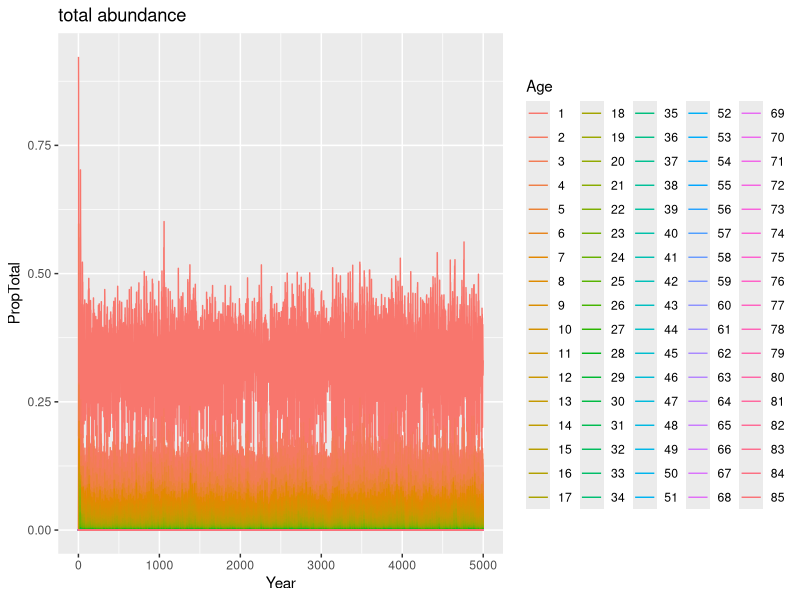
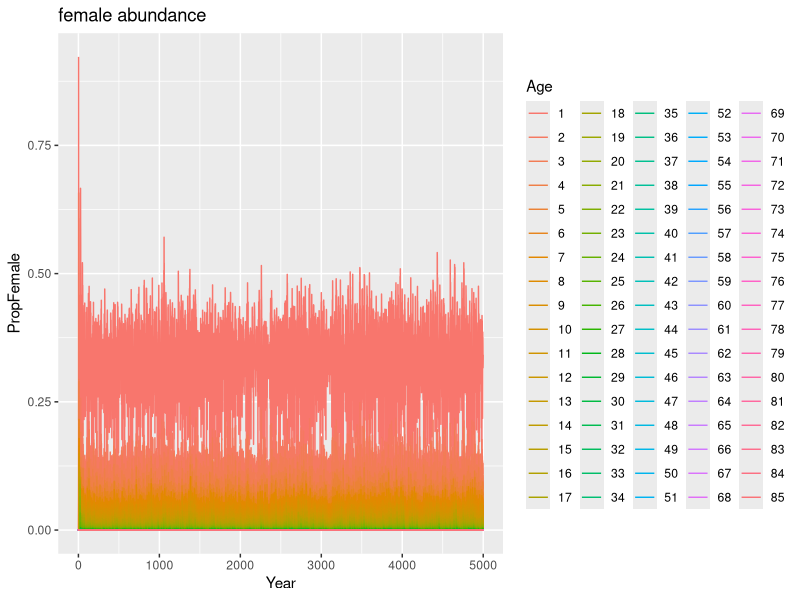
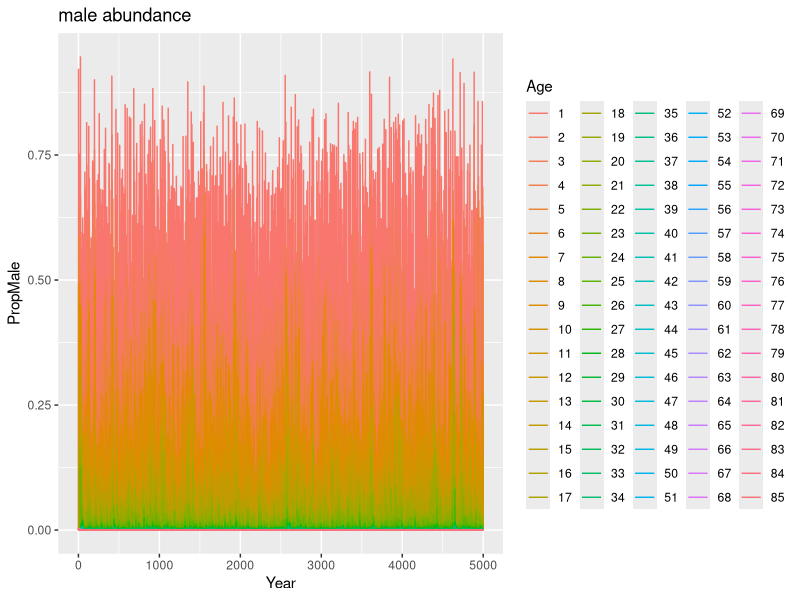
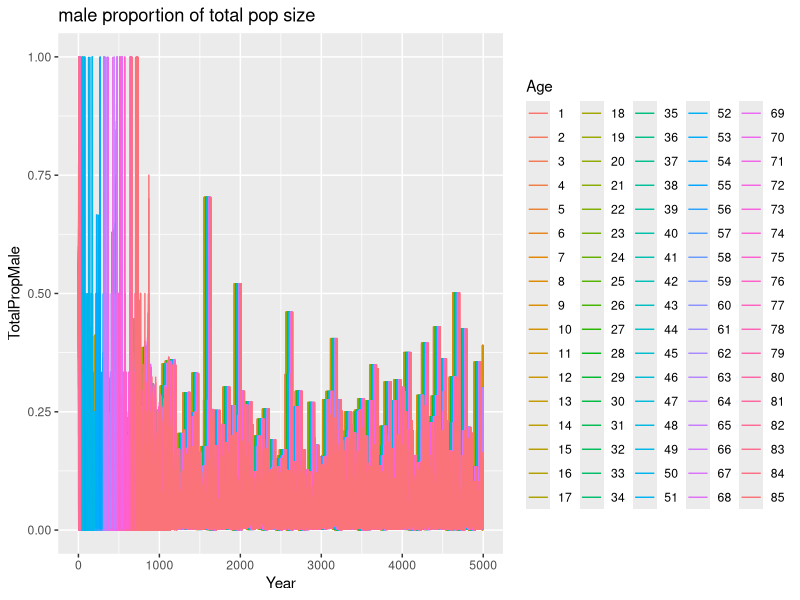

These charts were generated, in order, by the following R code: (Note: this script raises an error after producing the figures.)
# testing initialize population script

# load libraries
library(magrittr)
library(tidyr)
library(dplyr)
library(readr)
library(ggplot2)

# scenario parameters
model <- 'P_base'
scenario <- '0.5C'
beta <- 2.86
burn_in <- 5000

# model parameters to modulate
temp_mu <- 31.80                        # base incubation temp mean
temp_sd <- 0.84

# turtle demographics
max_age <- 85                                         # lifespan
F_survival_years <- c(1, 2, 7, 12, (max_age - (1 + 2 + 7 + 12)))                 # years per stage - F
F_survival_values <- c(0.35, 0.8, 0.85, 0.85, 0.799)  # survival per stage - F
M_survival_years <- c(1, 2, 7, 12, (max_age - (1 + 2 + 7 + 12)))                 # years per stage - M
M_survival_values <- c(0.35, 0.8, 0.85, 0.85, 0.799)  # survival per stage - M
age_maturity_mu <- 25                     # age at first reproduction, mean
age_maturity_sd <- 2.5                    # age at first reproduction, SD
F_remigration_int <- 3.87                 # remigration interval - females
M_remigration_int <- 1.47                 # remigration interval - males
nests_mu <- 4.95                          # mean # of nests/F/season
eggs_mu <- 100.58                         # mean number of eggs/nest - 100.58
hatch_success_A <- 0.86                   # logistic by temp - A
hatch_success_k <- -1.7                   # logistic by temp - beta
hatch_success_t0 <- 32.7                  # logistic by temp - t0
T_piv <- 29.2                             # thermal reaction norm midpoint

F_initial <- 170                          # initial adult F
M_initial <- 30                           # initial adult M

if (model == 'P_base') { k_piv <- -1.4 }
if (model == 'GM_base') { k_piv <- -0.561 }

##### maturity ogive
M <- pnorm(q = 1:max_age, mean = age_maturity_mu, sd = age_maturity_sd)

##### initial population size

# survival values vector - females
F_survival <- rep(F_survival_values, times = F_survival_years)

# survival values vector - males
M_survival <- rep(M_survival_values, times = M_survival_years)

################################################################################

# initialize N dataframe
N <- array(rep(0, times = 2 * max_age * burn_in), 
           dim = c(2, max_age, burn_in))

# initial pop size
# hatchlings
N[ , 1, 1] <- 10000
# not hatchlings
N[ , 2:max_age, 1] <- 10
 
   # temperatures
    white_noise <- rnorm(n = burn_in, mean = 0, sd = temp_sd)
    temperatures <- temp_mu + white_noise

    # move population forward in time burn_in years
for (y in 2:burn_in) {
  
  # females
  N[1, 2:max_age, y] <- rbinom(n = max_age - 1, 
                               size = round(N[1, 1:(max_age - 1), y - 1]), 
                               prob = F_survival[1:(max_age - 1)])
  
  # males
  N[2, 2:max_age, y] <- rbinom(n = max_age - 1, 
                               size = round(N[2, 1:(max_age - 1), y - 1]), 
                               prob = M_survival[1:(max_age - 1)])
  
  ##### reproduction
  # females only breed every F_remigration_int years
  # all_mature_F <- rbinom(n = max_age, 
  #                        size = round(N[1, , y-1]), 
  #                        prob = M)
  # 
  # n_breeding_F <- round(sum(all_mature_F) / F_remigration_int)
  # 
  # all_mature_M <- rbinom(n = max_age, 
  #                        size = round(N[2, , y-1]), 
  #                        prob = M)
  # 
  # n_breeding_M <- round(sum(all_mature_M) / M_remigration_int)
  
  n_breeding_F <- round(sum(round(N[1, , y] * M), na.rm = TRUE) / F_remigration_int)

  # males only breed every M_remigration_int years
  n_breeding_M <- round(sum(round(N[2, , y] * M), na.rm = TRUE) / M_remigration_int)
  
  # as long as there is at least one mature female and one mature male:
  if (n_breeding_F > 0.5 & n_breeding_M > 0.5) {
    
    # operational sex ratio - proportion of males
    OSR <- n_breeding_M / (n_breeding_M + n_breeding_F)
    
    # calculate reproductive success
    # if 50% males or fewer, use beta function to calculate breeding success
    if (OSR <= 0.5) {
      breeding_success <- pbeta(2 * OSR, shape1 = 1, shape2 = beta) 
      
      # else, if there are more than 50% males, all the females get to mate
    } else { breeding_success <- 1 }
    
    # number of eggs
    eggs <- sum(n_breeding_F * round(nests_mu) * round(eggs_mu))
    

    
    # hatching success
    hatch_success <- hatch_success_A / (1 + exp(-hatch_success_k * (temperatures[y] - hatch_success_t0)))
    
    # total hatchlings = breeding_success * total eggs * hatching success
    hatchlings <- round(breeding_success * eggs * hatch_success)
    
    # determine proportion of male hatchlings based on temperature
    prop_male <- 1 / (1 + exp(-k_piv * (temperatures[y] - T_piv)))
    
    # number of male and female hatchlings
    # female hatchlings
    N[1, 1, y] <- round(hatchlings * (1 - prop_male))
    # male hatchlings
    N[2, 1, y] <- round(hatchlings * prop_male)
    
  } else { 
    
    N[1, 1, y] <- 0
    N[2, 1, y] <- 0 
    
  }
  
  print(y)
  
}

# plot results - females
females_raw <- as.data.frame(N[1, , ])
View(females_raw)

males_raw <- as.data.frame(N[2, , ])
View(males_raw)

females <- females_raw %>%
  mutate(Age = 1:max_age) %>%
  pivot_longer(cols = 1:burn_in,
               names_to = "Year", 
               values_to = "Abundance") %>%
  mutate(Year = parse_number(Year)) %>%
  rename(Female = Abundance) %>%
  group_by(Year)

males <- males_raw %>%
  mutate(Age = 1:max_age) %>%
  pivot_longer(cols = 1:burn_in,
               names_to = "Year", 
               values_to = "Abundance") %>%
  mutate(Year = parse_number(Year)) %>%
  rename(Male = Abundance)

abundances <- left_join(females, males) %>%
  mutate(Total = Female + Male) %>%
  mutate(Age = factor(Age)) %>%
  group_by(Year) %>%
  mutate(PropTotal = Total/sum(Total)) %>%
  mutate(PropFemale = Female/sum(Female)) %>%
  mutate(PropMale = Male/sum(Male)) %>%
  mutate(TotalPropFemale = Female/Total) %>%
  mutate(TotalPropMale = Male/Total)

# save(abundances, file = 'output/initial_population.Rda')

ggplot(abundances, aes(x = Year, y = PropTotal, col = Age)) +
  geom_path() +
  ggtitle('total abundance')

ggplot(abundances, aes(x = Year, y = PropFemale, col = Age)) +
  geom_path() +
  ggtitle('female abundance') 

ggplot(abundances, aes(x = Year, y = PropMale, col = Age)) +
  geom_path() +
  ggtitle('male abundance')

ggplot(abundances, aes(x = Year, y = TotalPropMale, col = Age)) +
  geom_path() +
  ggtitle('male proportion of total pop size')

# final SAD for total population (both sexes)
final_total_SAD <- abundances %>%
  filter(Year == burn_in) %>%
  .$PropTotal

# sex proportions of total SAD
FemaleProp <- abundances %>%
  filter(Year == burn_in) %>%
  .$TotalPropFemale %>%
  tail(1)

MaleProp <- abundances %>%
  filter(Year == burn_in) %>%
  .$TotalPropMale %>%
  tail(1)

# sex SADs
FemaleSAD <- final_total_SAD * FemaleProp
MaleSAD <- final_total_SAD * MaleProp

# multipliers to get minimum adults to match data
F_multiplier <- F_initial / sum(FemaleSAD * M)
M_multiplier <- M_initial / sum(MaleSAD * M)

# which multiplier to use
multiplier <- min(F_multiplier, M_multiplier)

# initial population size
F_init <- ceiling(FemaleSAD * multiplier)
M_init <- ceiling(MaleSAD * multiplier)

# checks - good to go
sum(year1_females * M)
sum(year1_males * M)



